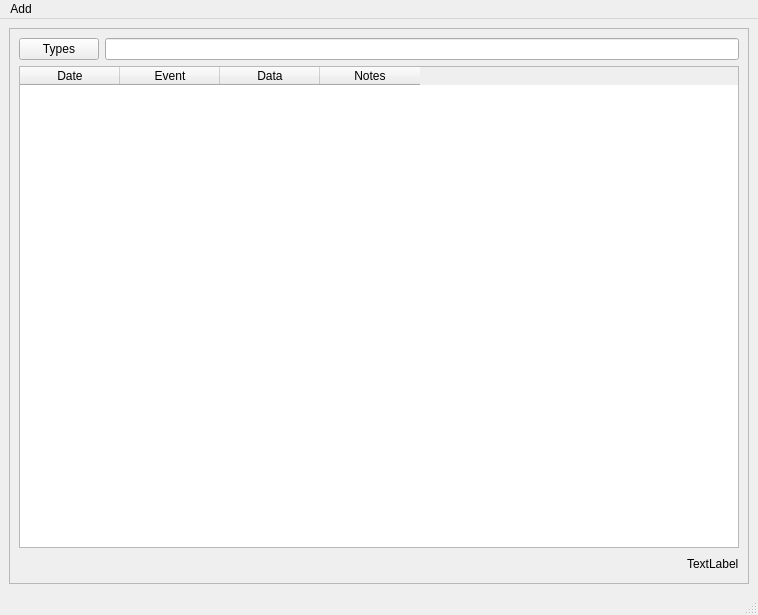
<?xml version="1.0" encoding="UTF-8"?>
<ui version="4.0">
 <class>MainWindow</class>
 <widget class="QMainWindow" name="MainWindow">
  <property name="geometry">
   <rect>
    <x>0</x>
    <y>0</y>
    <width>758</width>
    <height>615</height>
   </rect>
  </property>
  <property name="cursor">
   <cursorShape>ArrowCursor</cursorShape>
  </property>
  <property name="windowTitle">
   <string>MainWindow</string>
  </property>
  <property name="toolTip">
   <string/>
  </property>
  <widget class="QWidget" name="centralwidget">
   <layout class="QGridLayout" name="gridLayout">
    <item row="1" column="0">
     <layout class="QVBoxLayout" name="verticalLayout">
      <item>
       <widget class="QScrollArea" name="scrollArea">
        <property name="widgetResizable">
         <bool>true</bool>
        </property>
        <widget class="QWidget" name="scrollAreaWidgetContents">
         <property name="geometry">
          <rect>
           <x>0</x>
           <y>0</y>
           <width>736</width>
           <height>549</height>
          </rect>
         </property>
         <layout class="QGridLayout" name="gridLayout_2">
          <item row="1" column="0">
           <widget class="QTableWidget" name="tableWidget">
            <property name="cursor" stdset="0">
             <cursorShape>PointingHandCursor</cursorShape>
            </property>
            <property name="verticalScrollMode">
             <enum>QAbstractItemView::ScrollPerPixel</enum>
            </property>
            <property name="showGrid">
             <bool>false</bool>
            </property>
            <attribute name="verticalHeaderVisible">
             <bool>false</bool>
            </attribute>
            <column>
             <property name="text">
              <string>Date</string>
             </property>
            </column>
            <column>
             <property name="text">
              <string>Event</string>
             </property>
            </column>
            <column>
             <property name="text">
              <string>Data</string>
             </property>
            </column>
            <column>
             <property name="text">
              <string>Notes</string>
             </property>
            </column>
           </widget>
          </item>
          <item row="2" column="0">
           <layout class="QHBoxLayout" name="horizontalLayout_2">
            <item>
             <spacer name="horizontalSpacer">
              <property name="orientation">
               <enum>Qt::Horizontal</enum>
              </property>
              <property name="sizeHint" stdset="0">
               <size>
                <width>40</width>
                <height>20</height>
               </size>
              </property>
             </spacer>
            </item>
            <item>
             <widget class="QLabel" name="countLabel">
              <property name="text">
               <string>TextLabel</string>
              </property>
             </widget>
            </item>
           </layout>
          </item>
          <item row="0" column="0">
           <layout class="QHBoxLayout" name="horizontalLayout">
            <item>
             <widget class="QPushButton" name="addButton">
              <property name="text">
               <string>Types</string>
              </property>
             </widget>
            </item>
            <item>
             <widget class="QLineEdit" name="searchBar"/>
            </item>
           </layout>
          </item>
         </layout>
        </widget>
       </widget>
      </item>
     </layout>
    </item>
   </layout>
  </widget>
  <widget class="QMenuBar" name="menubar">
   <property name="geometry">
    <rect>
     <x>0</x>
     <y>0</y>
     <width>758</width>
     <height>22</height>
    </rect>
   </property>
   <widget class="QMenu" name="menuAdd">
    <property name="title">
     <string>Add</string>
    </property>
    <addaction name="newEventType"/>
    <addaction name="newEvent"/>
   </widget>
   <addaction name="menuAdd"/>
  </widget>
  <widget class="QStatusBar" name="statusbar"/>
  <action name="actionname">
   <property name="text">
    <string>New</string>
   </property>
   <property name="shortcut">
    <string>Ctrl+N</string>
   </property>
  </action>
  <action name="actionasdf_2">
   <property name="text">
    <string>asdf</string>
   </property>
  </action>
  <action name="actionasdf_3">
   <property name="text">
    <string>asdf</string>
   </property>
  </action>
  <action name="actionasdfasdfasdf">
   <property name="text">
    <string>asdfasdfasdf</string>
   </property>
  </action>
  <action name="newEventType">
   <property name="text">
    <string>Event Type</string>
   </property>
   <property name="shortcut">
    <string>Ctrl+Shift+N</string>
   </property>
  </action>
  <action name="newEvent">
   <property name="text">
    <string>Event</string>
   </property>
   <property name="shortcut">
    <string>Ctrl+N</string>
   </property>
  </action>
 </widget>
 <resources/>
 <connections/>
</ui>
